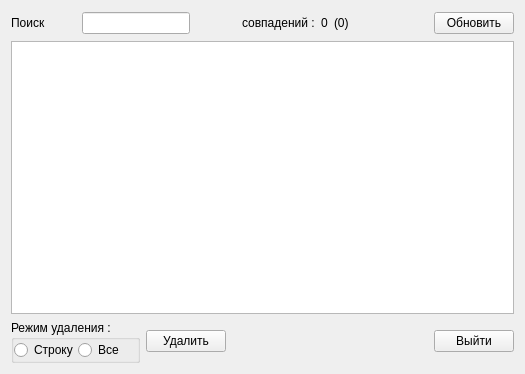
<?xml version="1.0" encoding="UTF-8"?>
<ui version="4.0">
 <class>WgtShowTable</class>
 <widget class="QWidget" name="WgtShowTable">
  <property name="geometry">
   <rect>
    <x>0</x>
    <y>0</y>
    <width>525</width>
    <height>374</height>
   </rect>
  </property>
  <property name="windowTitle">
   <string>Таблица</string>
  </property>
  <property name="windowIcon">
   <iconset resource="res.qrc">
    <normaloff>:/img/table32.png</normaloff>:/img/table32.png</iconset>
  </property>
  <layout class="QVBoxLayout" name="verticalLayout">
   <item>
    <layout class="QHBoxLayout" name="horizontalLayout">
     <item>
      <widget class="QLabel" name="label_Find">
       <property name="text">
        <string>Поиск</string>
       </property>
      </widget>
     </item>
     <item>
      <widget class="QPushButton" name="pushButton_CleareFind">
       <property name="minimumSize">
        <size>
         <width>24</width>
         <height>24</height>
        </size>
       </property>
       <property name="maximumSize">
        <size>
         <width>24</width>
         <height>24</height>
        </size>
       </property>
       <property name="text">
        <string/>
       </property>
       <property name="icon">
        <iconset resource="res.qrc">
         <normaloff>:/img/closetab.png</normaloff>:/img/closetab.png</iconset>
       </property>
       <property name="flat">
        <bool>true</bool>
       </property>
      </widget>
     </item>
     <item>
      <widget class="QLineEdit" name="lineEdit"/>
     </item>
     <item>
      <widget class="QPushButton" name="pushButton_FindNext">
       <property name="text">
        <string/>
       </property>
       <property name="icon">
        <iconset resource="res.qrc">
         <normaloff>:/img/next32.png</normaloff>:/img/next32.png</iconset>
       </property>
       <property name="flat">
        <bool>true</bool>
       </property>
      </widget>
     </item>
     <item>
      <widget class="QLabel" name="label_Match">
       <property name="text">
        <string>совпадений :</string>
       </property>
      </widget>
     </item>
     <item>
      <widget class="QLabel" name="label_MatchCnt">
       <property name="text">
        <string>0</string>
       </property>
      </widget>
     </item>
     <item>
      <widget class="QLabel" name="label_ord">
       <property name="text">
        <string>(0)</string>
       </property>
      </widget>
     </item>
     <item>
      <spacer name="horizontalSpacer_2">
       <property name="orientation">
        <enum>Qt::Horizontal</enum>
       </property>
       <property name="sizeHint" stdset="0">
        <size>
         <width>40</width>
         <height>20</height>
        </size>
       </property>
      </spacer>
     </item>
     <item>
      <widget class="QPushButton" name="pushButton_Refesh">
       <property name="text">
        <string>Обновить</string>
       </property>
       <property name="icon">
        <iconset resource="res.qrc">
         <normaloff>:/img/reload32.png</normaloff>:/img/reload32.png</iconset>
       </property>
      </widget>
     </item>
    </layout>
   </item>
   <item>
    <widget class="QTableView" name="tableView"/>
   </item>
   <item>
    <layout class="QHBoxLayout" name="horizontalLayout_2">
     <item>
      <widget class="QGroupBox" name="groupBox_Del">
       <property name="title">
        <string>Режим удаления :</string>
       </property>
       <layout class="QHBoxLayout" name="horizontalLayout_3">
        <property name="spacing">
         <number>0</number>
        </property>
        <property name="leftMargin">
         <number>0</number>
        </property>
        <property name="topMargin">
         <number>0</number>
        </property>
        <property name="rightMargin">
         <number>0</number>
        </property>
        <property name="bottomMargin">
         <number>0</number>
        </property>
        <item>
         <widget class="QRadioButton" name="radioButton_One">
          <property name="text">
           <string>Строку</string>
          </property>
         </widget>
        </item>
        <item>
         <widget class="QRadioButton" name="radioButton_All">
          <property name="text">
           <string>Все</string>
          </property>
         </widget>
        </item>
       </layout>
      </widget>
     </item>
     <item>
      <widget class="QPushButton" name="pushButton_Del">
       <property name="text">
        <string>Удалить</string>
       </property>
      </widget>
     </item>
     <item>
      <spacer name="horizontalSpacer">
       <property name="orientation">
        <enum>Qt::Horizontal</enum>
       </property>
       <property name="sizeHint" stdset="0">
        <size>
         <width>40</width>
         <height>20</height>
        </size>
       </property>
      </spacer>
     </item>
     <item>
      <widget class="QPushButton" name="pushButton_Exit">
       <property name="text">
        <string>Выйти</string>
       </property>
       <property name="icon">
        <iconset resource="res.qrc">
         <normaloff>:/img/Exit48.png</normaloff>:/img/Exit48.png</iconset>
       </property>
      </widget>
     </item>
    </layout>
   </item>
  </layout>
 </widget>
 <resources>
  <include location="res.qrc"/>
 </resources>
 <connections/>
</ui>
